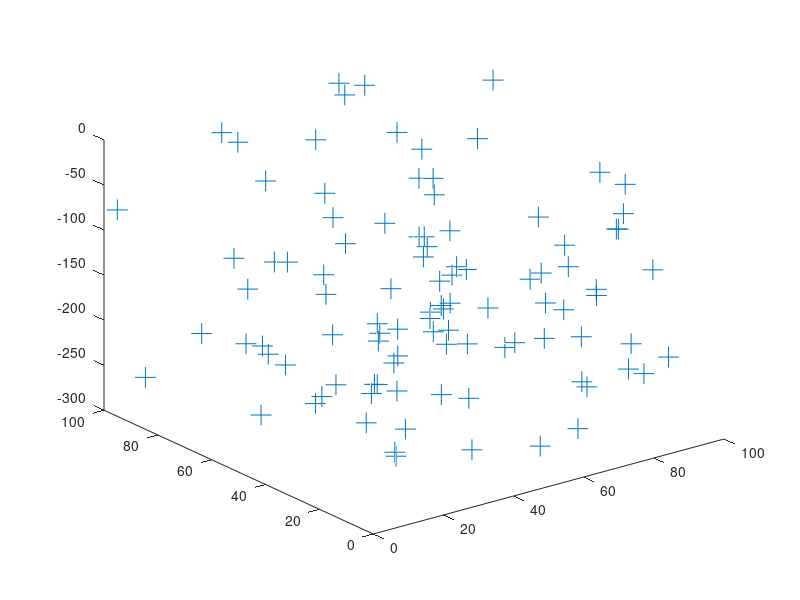

Write the MATLAB code that produced this figure. (Note: this script raises an error after producing the figure.)
clc;
clear all;
close all;
index=1;

% Number of underwater sensor nodes
numNodes = 100;
% Acoustic communication range of sensor
accRange=50;
% Packet reached sink
succ = 0;
%Max Prop delay
delay = 0;
% Sink Co-ordinates, sink present in water surface so z co-ordinate is 0.
sink(1,1)=50 ;
sink(1,2) = 50;
sink(1,3) = 0;

% Min range of x,y,z
min_x=0;
min_y=0;
min_z=0;

% Min range of x,y,z
max_x=100;
max_y=100;
max_z=-300;

nodePositions = zeros(numNodes,3);

% Randomly deploy nodes

for i=1:numNodes
    nodePositions(i,1) = (rand) * (max_x);
    nodePositions(i,2) = (rand) * (max_y);
    nodePositions(i,3) = (rand) * (max_z);
end

% Create 3 additional nodes which are acts as source
%their depth is -100 and x /y co-ordinates generated randomly
%s1=numNodes+1;
%s2=numNodes+2;
%s3=numNodes+3;
%nodePositions(s1,3) = -100;
%nodePositions(s2,3)= -100;
%nodePositions(s3,3) = -100;

%for i= (numNodes+1): (numNodes+3)
%    nodePositions(i,1) = (rand) * (max_x);
  %  nodePositions(i,2) = (rand) * (max_y);
%end

source=input('Please enter the source node  = ');
forwarder=source;
% Plot 3-D of all nodes
plot3(nodePositions(:, 1), nodePositions(:, 2),nodePositions(:, 3), '+', ...
    'MarkerSize',15);
hold on
plot3(sink(1, 1), sink(1, 2),sink(1, 3), 'S', 'MarkerFaceColor', 'g');

% Untill reach destination


while ( succ == 0)
%find the neighbour nodes from forwarder
[neighbours ,succ]  = find_neighbours(forwarder,sink,accRange,numNodes,nodePositions);
if(succ == 1)
    delay= delay +0.2
    disp('---> sink');
    disp('packet routed succesfully');
    disp(delay);
    return;
end
    
% find total number of neighbours
totalNeighbours=numel(neighbours);
if(totalNeighbours==0)
    disp('NO NEIGHBOURS');
    return;
end
[min_hop, void ] = find_next_hop(forwarder,sink, neighbours, nodePositions);
list_of_nodes(index)=min_hop;
index = index +1;
forwarder=min_hop;
delay = delay + 0.2;

if (void==1)
     disp('FOUND VOID NODE: GREEDY FORWARDING TERMINATED');
    return;
end

end


